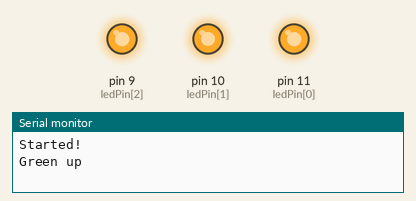
Simulated run of this sketch. Board: Arduino Uno, built with avr-gcc and run on an emulated ATmega328P. Parts: output pins drawn as LEDs (lit = HIGH), the last lines printed to the serial monitor.

Above: at 0.1 s.
At 7.29 s:
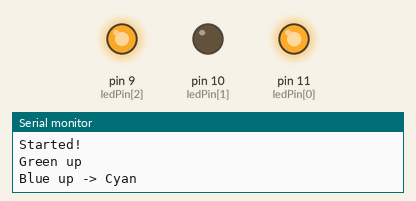
At 12.3 s:
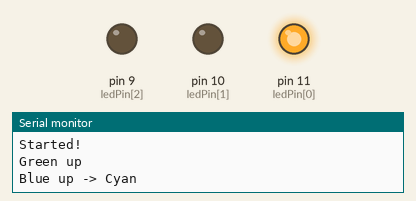
At 19.4 s:
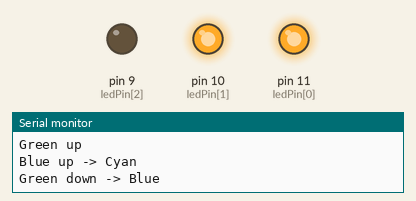
At 26.5 s:
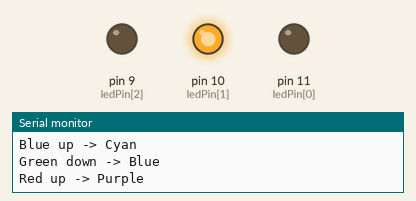
At 33.7 s:
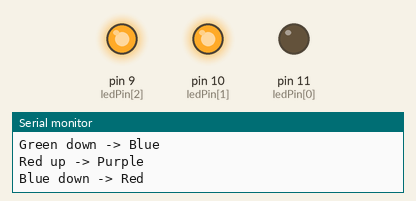
Timing chart, 0 to 40.0 s (numbered marks = the images above):
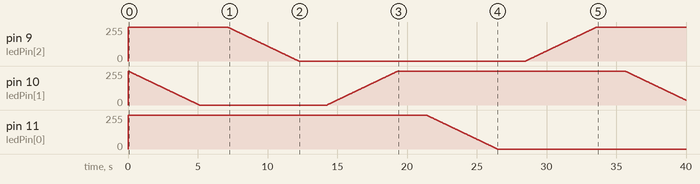

Measured:
- by itself, pin 11 (ledPin[0]): moves from 255/255 to 0/255 over 5.1 s

The sketch:

ProgressiveRainbow.ino
```cpp
int ledPin[] = {11,10,9};
int stepDelayMs = 20;
int colorHoldMs = 2000;

void setup()
{
  Serial.begin(9600);
  Serial.println("Started!");
  for(int i=0; i<3; i++)
  {
    pinMode(ledPin[i],OUTPUT);
    analogWrite(ledPin[i], 255);
  }

  // Green up
  Serial.println("Green up");
  for(int i=255; i>=0; i--)
  {
    analogWrite(ledPin[1], i);
    delay(stepDelayMs);
  }
  delay(colorHoldMs);
}

void loop()
{
  // Blue up -> Cyan
  Serial.println("Blue up -> Cyan");
  for(int i=255; i>=0; i--)
  {
    analogWrite(ledPin[2], i);
    delay(stepDelayMs);
  }
  delay(colorHoldMs);

  // Green down -> Blue
  Serial.println("Green down -> Blue");
  for(int i=0; i<256; i++)
  {
    analogWrite(ledPin[1], i);
    delay(stepDelayMs);
  }
  delay(colorHoldMs);

  // Red up -> Purple
  Serial.println("Red up -> Purple");
  for(int i=255; i>=0; i--)
  {
    analogWrite(ledPin[0], i);
    delay(stepDelayMs);
  }
  delay(colorHoldMs);

  // Blue down -> Red
  Serial.println("Blue down -> Red");
  for(int i=0; i<256; i++)
  {
    analogWrite(ledPin[2], i);
    delay(stepDelayMs);
  }
  delay(colorHoldMs);

  // Green up -> Yellow
  Serial.println("Green up -> Yellow");
  for(int i=255; i>=0; i--)
  {
    analogWrite(ledPin[1], i);
    delay(stepDelayMs);
  }
  delay(colorHoldMs);

  // Red down -> Green
  Serial.println("Red down -> Green");
  for(int i=0; i<256; i++)
  {
    analogWrite(ledPin[0], i);
    delay(stepDelayMs);
  }
  delay(colorHoldMs);
}
```
